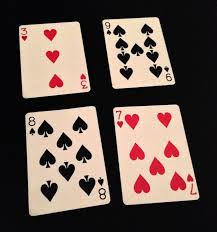
#> input picture download.jpg, 217 x 232 px, found by its file name
$ python WarpPersepctive.py
#> lines starting #> are read from the running program, lines starting #| are printed output that depends on the picture
import cv2;
import numpy as np;

img=cv2.imread(r"C:\Users\abc\OneDrive\Pictures\download.jpg")
#> img is the input picture: shape (232, 217, 3); mean B, G, R 79.9, 87.4, 103.6


pts1=np.array([[50,50],[450,450],[70,420],[420,70]],np.float32)
pts2=np.array([[0,0],[299,299],[0,299],[299,0]],np.float32)

matrix=cv2.getPerspectiveTransform(pts1,pts2)
img2=cv2.warpPerspective(img,matrix,(299,299))
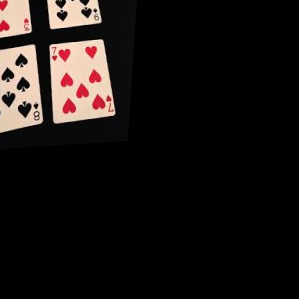
#> img2: shape (299, 299, 3); mean B, G, R 19.4, 21.1, 25.8

cv2.imshow("image loaded",img2)
cv2.waitKey(0)
